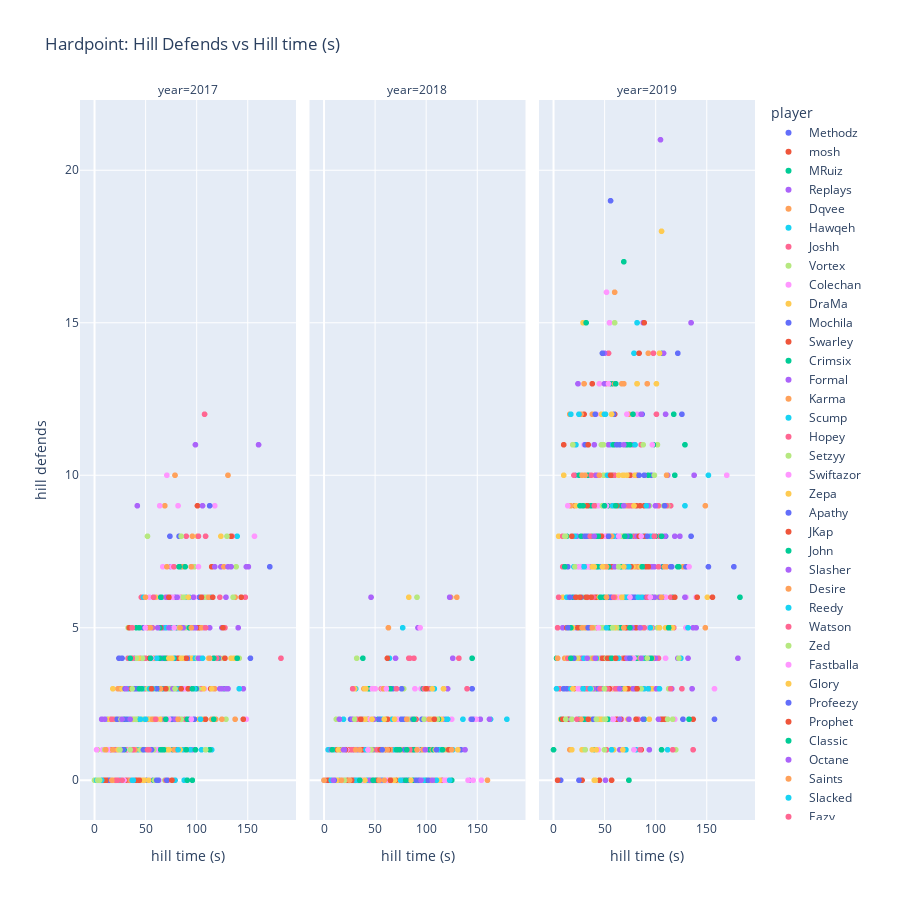

Notebook cell for this chart:
### Code cell
px.scatter(
    hardpoint_df,
    x = 'hill time (s)',
    y = 'hill defends',
    facet_col= 'year',
    color='player',
    height = 900, 
    title = "Hardpoint: Hill Defends vs Hill time (s)"
)
